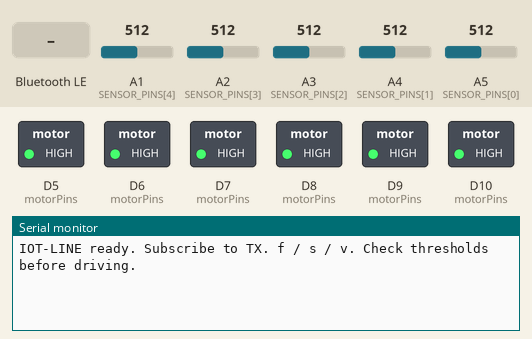
This sketch was run on a simulated Arduino Uno R4 WiFi. Shown: switched loads named in the sketch (green lamp = pin HIGH), the last lines printed to the serial monitor. The test bench sets the inputs (shaded band); at power-on: A1 (SENSOR_PINS[4]) = 512, A2 (SENSOR_PINS[3]) = 512, A3 (SENSOR_PINS[2]) = 512, A4 (SENSOR_PINS[1]) = 512, A5 (SENSOR_PINS[0]) = 512 (analog values on the 0–1023 scale). Nothing arrives over Bluetooth unless stated; a phone connects over Bluetooth LE 3 s after start.

Above: at 3.8 s.
3.9 s: Bluetooth LE write "S" received
At 5.0 s:
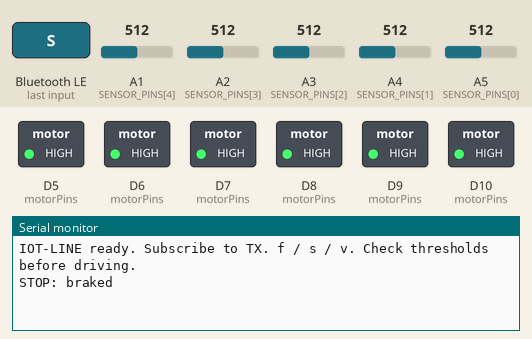
5.4 s: Bluetooth LE write "F" received
At 6.2 s:
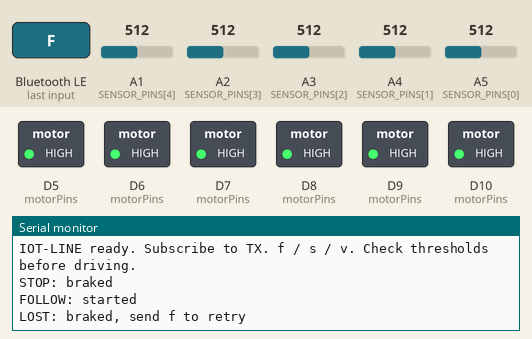
6.9 s: Bluetooth LE write "V" received
At 7.3 s:
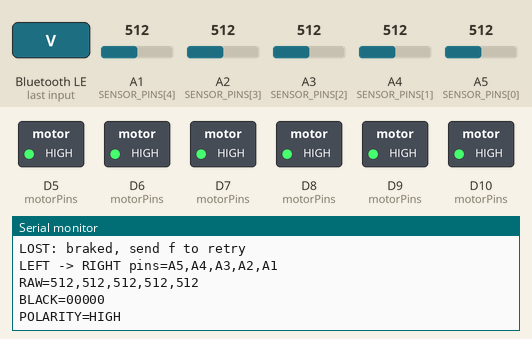

Measured:
- after the input at 3.9 s, the serial monitor: prints a new line at once (image 1)
- after the input at 5.4 s, the serial monitor: prints a new line at once (image 2)
- after the input at 6.9 s, the serial monitor: prints a new line at once (image 3)

The sketch:

line_following.ino
```cpp
#include <ArduinoBLE.h>
#include "line_controller.h"

// UNO R4 WiFi, TCRT5000 AO x5, black line on yellow-brown floor.
// Physical sides are viewed from the rear toward the front.
// A4/A5 belong to the line array: do not connect the old I2C gyro here.
const int SENSOR_PINS[5] = {A5, A4, A3, A2, A1};
const int LEFT_PWM = 10, LEFT_IN1 = 8, LEFT_IN2 = 9;
const int RIGHT_PWM = 5, RIGHT_IN1 = 7, RIGHT_IN2 = 6;

// Initial values only: use v on black and floor, then tune these per sensor.
// ADC is explicitly 10-bit (0..1023). No automatic calibration.
const bool BLACK_IS_HIGH = true;
const int THRESHOLD[5] = {512, 512, 512, 512, 512};
const int HYSTERESIS = 20;
const unsigned long CONTROL_MS = 10;

LineController controller; // Speed/gain/search settings are in line_controller.h.
int raw[5] = {};
bool onBlack[5] = {};
uint8_t sensorMask = 0;
unsigned long lastControl = 0;
bool bleReady = false;
bool wasConnected = false;

BLEService uartService("6E400001-B5A3-F393-E0A9-E50E24DCCA9E");
BLECharacteristic txChar("6E400003-B5A3-F393-E0A9-E50E24DCCA9E", BLENotify, 200);
BLECharacteristic rxChar("6E400002-B5A3-F393-E0A9-E50E24DCCA9E", BLEWrite | BLEWriteWithoutResponse, 64);
String pendingTx;
unsigned int txOffset = 0;
unsigned long lastTx = 0;

void queueMessage(const String &message) {
  Serial.println(message);
  // Keep a bounded queue; driving never waits for a phone or notification.
  if (pendingTx.length() == 0 || txOffset == 0) {
    pendingTx = message + "\n";
    txOffset = 0;
  }
}

void flushTx() {
  if (!txChar.subscribed() || pendingTx.length() == 0 || millis() - lastTx < 30) return;
  unsigned int count = pendingTx.length() - txOffset;
  if (count > 20) count = 20;
  if (txChar.writeValue((const uint8_t *)pendingTx.c_str() + txOffset, count)) {
    txOffset += count;
    lastTx = millis();
    if (txOffset == pendingTx.length()) { pendingTx = ""; txOffset = 0; }
  }
}

void setWheel(int enable, int in1, int in2, int pwm) {
  if (pwm <= 0) {
    // Dynamic brake: hold both direction inputs equal with enable high.
    digitalWrite(in1, HIGH);
    digitalWrite(in2, HIGH);
    analogWrite(enable, 65535);
  } else {
    digitalWrite(in1, LOW);
    digitalWrite(in2, HIGH);
    analogWrite(enable, pwm);
  }
}

void applyOutput(const LineOutput &out) {
  setWheel(LEFT_PWM, LEFT_IN1, LEFT_IN2, out.left);
  setWheel(RIGHT_PWM, RIGHT_IN1, RIGHT_IN2, out.right);
}

void stopFollowing(const String &reason) {
  controller.stop();
  applyOutput(LineOutput{});
  queueMessage(reason);
}

void readSensors() {
  sensorMask = 0;
  for (int i = 0; i < 5; ++i) {
    raw[i] = analogRead(SENSOR_PINS[i]);
    const int evidence = BLACK_IS_HIGH ? raw[i] - THRESHOLD[i] : THRESHOLD[i] - raw[i];
    if (evidence > HYSTERESIS) onBlack[i] = true;
    else if (evidence < -HYSTERESIS) onBlack[i] = false;
    if (onBlack[i]) sensorMask |= (1 << i);
  }
}

void showSensors() {
  readSensors();
  String message = "LEFT -> RIGHT pins=A5,A4,A3,A2,A1\nRAW=";
  for (int i = 0; i < 5; ++i) {
    if (i) message += ",";
    message += String(raw[i]);
  }
  message += "\nBLACK=";
  for (int i = 0; i < 5; ++i) message += onBlack[i] ? "1" : "0";
  message += "\nPOLARITY=";
  message += BLACK_IS_HIGH ? "HIGH" : "LOW";
  queueMessage(message);
}

void handleCommand(String command) {
  command.trim();
  command.toUpperCase();
  if (command == "S" || command == "STOP") {
    stopFollowing("STOP: braked");
  } else if (command == "F" || command == "START") {
    // Repeated start must not reset a running search timeout.
    if (controller.state == LineController::STOPPED) {
      controller.start();
      queueMessage("FOLLOW: started");
    }
  } else if (command == "V") {
    if (controller.state == LineController::STOPPED) showSensors();
    else queueMessage("Send s before v");
  } else {
    queueMessage("Commands: f=start, s=stop, v=sensors while stopped");
  }
}

void setup() {
  Serial.begin(115200);
  analogWriteResolution(16);
  analogReadResolution(10);
  const int motorPins[] = {LEFT_PWM, LEFT_IN1, LEFT_IN2, RIGHT_PWM, RIGHT_IN1, RIGHT_IN2};
  for (int pin : motorPins) pinMode(pin, OUTPUT);
  applyOutput(LineOutput{});
  for (int pin : SENSOR_PINS) pinMode(pin, INPUT);
  bleReady = BLE.begin();
  if (!bleReady) { Serial.println("BLE failed; motors remain braked."); return; }
  BLE.setLocalName("IOT-LINE");
  BLE.setDeviceName("IOT-LINE");
  BLE.setAdvertisedService(uartService);
  uartService.addCharacteristic(txChar);
  uartService.addCharacteristic(rxChar);
  BLE.addService(uartService);
  BLE.advertise();
  Serial.println("IOT-LINE ready. Subscribe to TX. f / s / v. Check thresholds before driving.");
}

void loop() {
  if (!bleReady) return;
  BLE.poll();
  BLEDevice central = BLE.central();
  const bool connected = central && central.connected();
  if (!connected) {
    if (wasConnected || controller.state != LineController::STOPPED) {
      stopFollowing("BLE disconnected: braked");
      pendingTx = "";
      txOffset = 0;
    }
    wasConnected = false;
    return;
  }
  wasConnected = true;
  if (rxChar.written()) {
    String command;
    for (int i = 0; i < rxChar.valueLength(); ++i) command += (char)rxChar.value()[i];
    handleCommand(command);
  }
  const unsigned long now = millis();
  if (now - lastControl >= CONTROL_MS) {
    lastControl = now;
    readSensors();
    const LineController::State previous = controller.state;
    applyOutput(controller.update(sensorMask, now));
    if (controller.state != previous) {
      if (controller.state == LineController::SEARCHING) queueMessage("SEARCH: last seen side, max 2 seconds");
      else if (controller.state == LineController::STOPPED) queueMessage("LOST: braked, send f to retry");
      else queueMessage("FOLLOW: line reacquired");
    }
  }
  flushTx();
}
```

line_controller.h
```cpp
#pragma once
#include <stdint.h>

struct LineOutput { int left = 0; int right = 0; };

// Pure controller: physical left/right, bit 0 = leftmost sensor.
class LineController {
public:
  enum State { STOPPED, FOLLOWING, SEARCHING };
  State state = STOPPED;
  int basePwm = 35000;
  int searchPwm = 35000;
  int gainPwm = 7000; // PWM correction per sensor position (-2..2).
  int maxPwm = 50000;
  uint32_t searchTimeoutMs = 2000;

  void start() {
    state = FOLLOWING;
    lastSide = 0;
    centerSamples = 0;
  }
  void stop() { state = STOPPED; }

  LineOutput update(uint8_t mask, uint32_t now) {
    LineOutput out;
    if (state == STOPPED) return out;
    const bool center = mask & 4;
    if (state == SEARCHING) {
      if (uint32_t(now - searchStarted) >= searchTimeoutMs) {
        stop();
        return out;
      }
      centerSamples = center ? centerSamples + 1 : 0;
      if (centerSamples < 3) return searchOutput();
      state = FOLLOWING;
      centerSamples = 0;
    }

    // Follow only the contiguous segment containing the center sensor:
    // disconnected outer marks should not pull the robot off a straight line.
    uint8_t selected = mask;
    if (center) {
      selected = 4;
      if (mask & 2) { selected |= 2; if (mask & 1) selected |= 1; }
      if (mask & 8) { selected |= 8; if (mask & 16) selected |= 16; }
    }
    int sum = 0, count = 0;
    for (int i = 0; i < 5; ++i) {
      if (selected & (1 << i)) { sum += i - 2; ++count; }
    }
    // Record an unambiguous side; never overwrite it with an empty reading.
    if (count && sum != 0) lastSide = sum < 0 ? -1 : 1;
    const bool leftCorner = !center && (mask & 1) && !(mask & 24);
    const bool rightCorner = !center && (mask & 16) && !(mask & 3);
    if (!count || leftCorner || rightCorner) {
      if (!lastSide) { stop(); return out; }
      state = SEARCHING;
      searchStarted = now;
      centerSamples = 0;
      return searchOutput();
    }
    const int correction = gainPwm * sum / count;
    out.left = limited(basePwm + correction);
    out.right = limited(basePwm - correction);
    return out;
  }

private:
  int lastSide = 0;
  int centerSamples = 0;
  uint32_t searchStarted = 0;
  int limited(int pwm) const {
    if (pwm < 0) return 0;
    return pwm > maxPwm ? maxPwm : pwm;
  }
  LineOutput searchOutput() const {
    LineOutput out;
    // Forward pivot with the inner wheel braked; no reverse on the fixed caster.
    if (lastSide < 0) out.right = limited(searchPwm);
    else out.left = limited(searchPwm);
    return out;
  }
};
```
